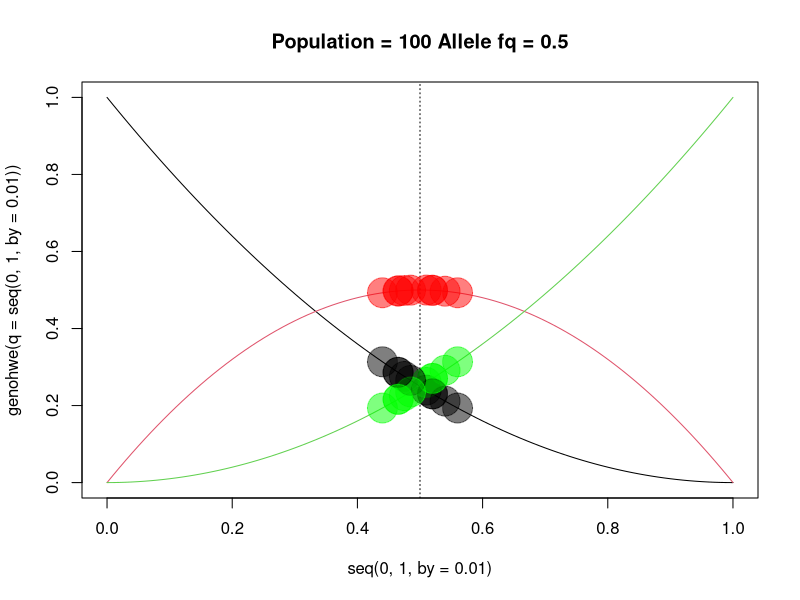

This chart was generated by the following R code:
# Description  ------------------------------------------------------------
#### ### ### ## #### ### ### ## #### ### ### ## 
# Created by Marc-Olivier Beausoleil
# Why: 
# Requires:
# NOTES: 
# Reference : 
#### ### ### ## #### ### ### ## #### ### ### ## 
set.seed(12345)

iter = 10

for (i in 1:iter) {
  # Population size 
  n = 1e2
  
  # Number of chromosomes 
  nchr = 2*n
  
  # Allele frequency
  alldfq = .50
  
  # Get alleles based on allele frequency for that population 
  alleles = rbinom(nchr, 1, alldfq)
  
  # Function to get expected number of genotypes 
  genohwe = function(q, n = NULL) {
    p = 1 - q
    hop = p^2
    he = 2*p*q
    hoq = q^2
    geno = cbind(hop,he,hoq)
    return((geno))
  }
  
  # Constructing genotypes
  # of all the alleles take a random sample from the chromosomes
  pos.c1 = sample(1:nchr,size = n)
  pos.c2 = c(1:nchr)[!(c(1:nchr) %in% pos.c1)]
  # sort(c(pos.c1,pos.c2))
  c1 = alleles[pos.c1] # store each allele for a chromosome 
  c2 = alleles[pos.c2]
  
  # Construct individual genotypes
  genotypes = cbind(c1,c2) |> as.data.frame()
  
  # Genotypes 0, 1 or 2 meaning homozygous '0,0', heterozygous '0,1' or '1,0', and homozygous '1,1' 
  genotypes$g = apply(genotypes,1,sum)
  
  # count the number of each genotype 
  (genotypes.table = table(genotypes$g))
  
  # From the allele frequency, find the expected number of genotypes 
  (expected.geno = genohwe(alldfq) * n)
  
  # This will let you know how 'far' we are from the expected: 
  # 100% means they are the same. 
  # <100% means less genotypes than expected, 
  # >100% means more than expected 
  check.missing.genotype <- function(data) {
    if (length(data) <3) {
      if (length(which(names(data) %in% "0")) == 0) {
        data = rbind(`0` = 0, as.matrix(data))
      }
    }
    if (length(data) <3) {
      if (length(which(names(data) %in% "1")) == 0) {
        data = rbind(`1` = 0, as.matrix(data))
      }
    }
    if (length(data) <3) {
      if (length(which(names(data) %in% "2")) == 0) {
        data = rbind(`2` = 0, as.matrix(data))
      }
    }  
    return(data)
  }
  genotypes.table = check.missing.genotype(genotypes.table)
  t(as.matrix(genotypes.table))/expected.geno *100
  
  table(alleles) / length(alleles)
  
  # Make the individuals reproduce together (selfing is allowed here...)
  repro = cbind(genotypes[,1:2], # 1 parent 
                genotypes[sample(x = 1:nrow(genotypes)), 1:2]) # second parent 
  
  # Select columns (e.g., equivalent of Mendelian segregation )
  col.sel1 = c(rbinom(nrow(repro), 1, 0.5)+1)
  col.sel2 = c(rbinom(nrow(repro), 1, 0.5)+3)
  
  # Make offspring table 
  offspring = cbind(
    c3 = repro[cbind(seq_along(col.sel1), col.sel1)], 
    c4 = repro[cbind(seq_along(col.sel2), col.sel2)]
  )
  
  offspring = as.data.frame(offspring)
  offspring$g = apply(offspring,1,sum)
  (offspring.table = table(offspring$g))
  offspring.table = check.missing.genotype(offspring.table)
  
  t(as.matrix(offspring.table))/expected.geno *100
  
  table(c(offspring$c3, offspring$c4))/ c(nrow(offspring)*2)
  
  offspring.table
  expected.geno
  
  
  repro$g1 = apply(repro[,1:2],1,sum)
  repro$g2 = apply(repro[,3:4],1,sum)
  repro$g3 = offspring$g
  all.fq1 = table(unlist(repro[,1:2]))/length(unlist(repro[,1:2]))
  all.fq2 = table(unlist(repro[,3:4]))/length(unlist(repro[,3:4]))
  
  gfq = c(all.fq1[1]^2,
          2*all.fq1[1]*all.fq1[2],
          all.fq1[2]^2)
  
  if (i==1) {
    matplot(x = seq(0,1, by = .01), 
            y = genohwe(q = seq(0,1, by = .01)), 
            main = paste("Population =",n, "Allele fq =", alldfq), 
            lty = 1, pch = 19, type = "l")
    abline(v = alldfq, lty = 3)
  }
  points(x = rep(all.fq1[2], 3), y = gfq, pch = 19, 
         cex= 4, col = scales::alpha(c("black","red","green"), .5))
  
}

